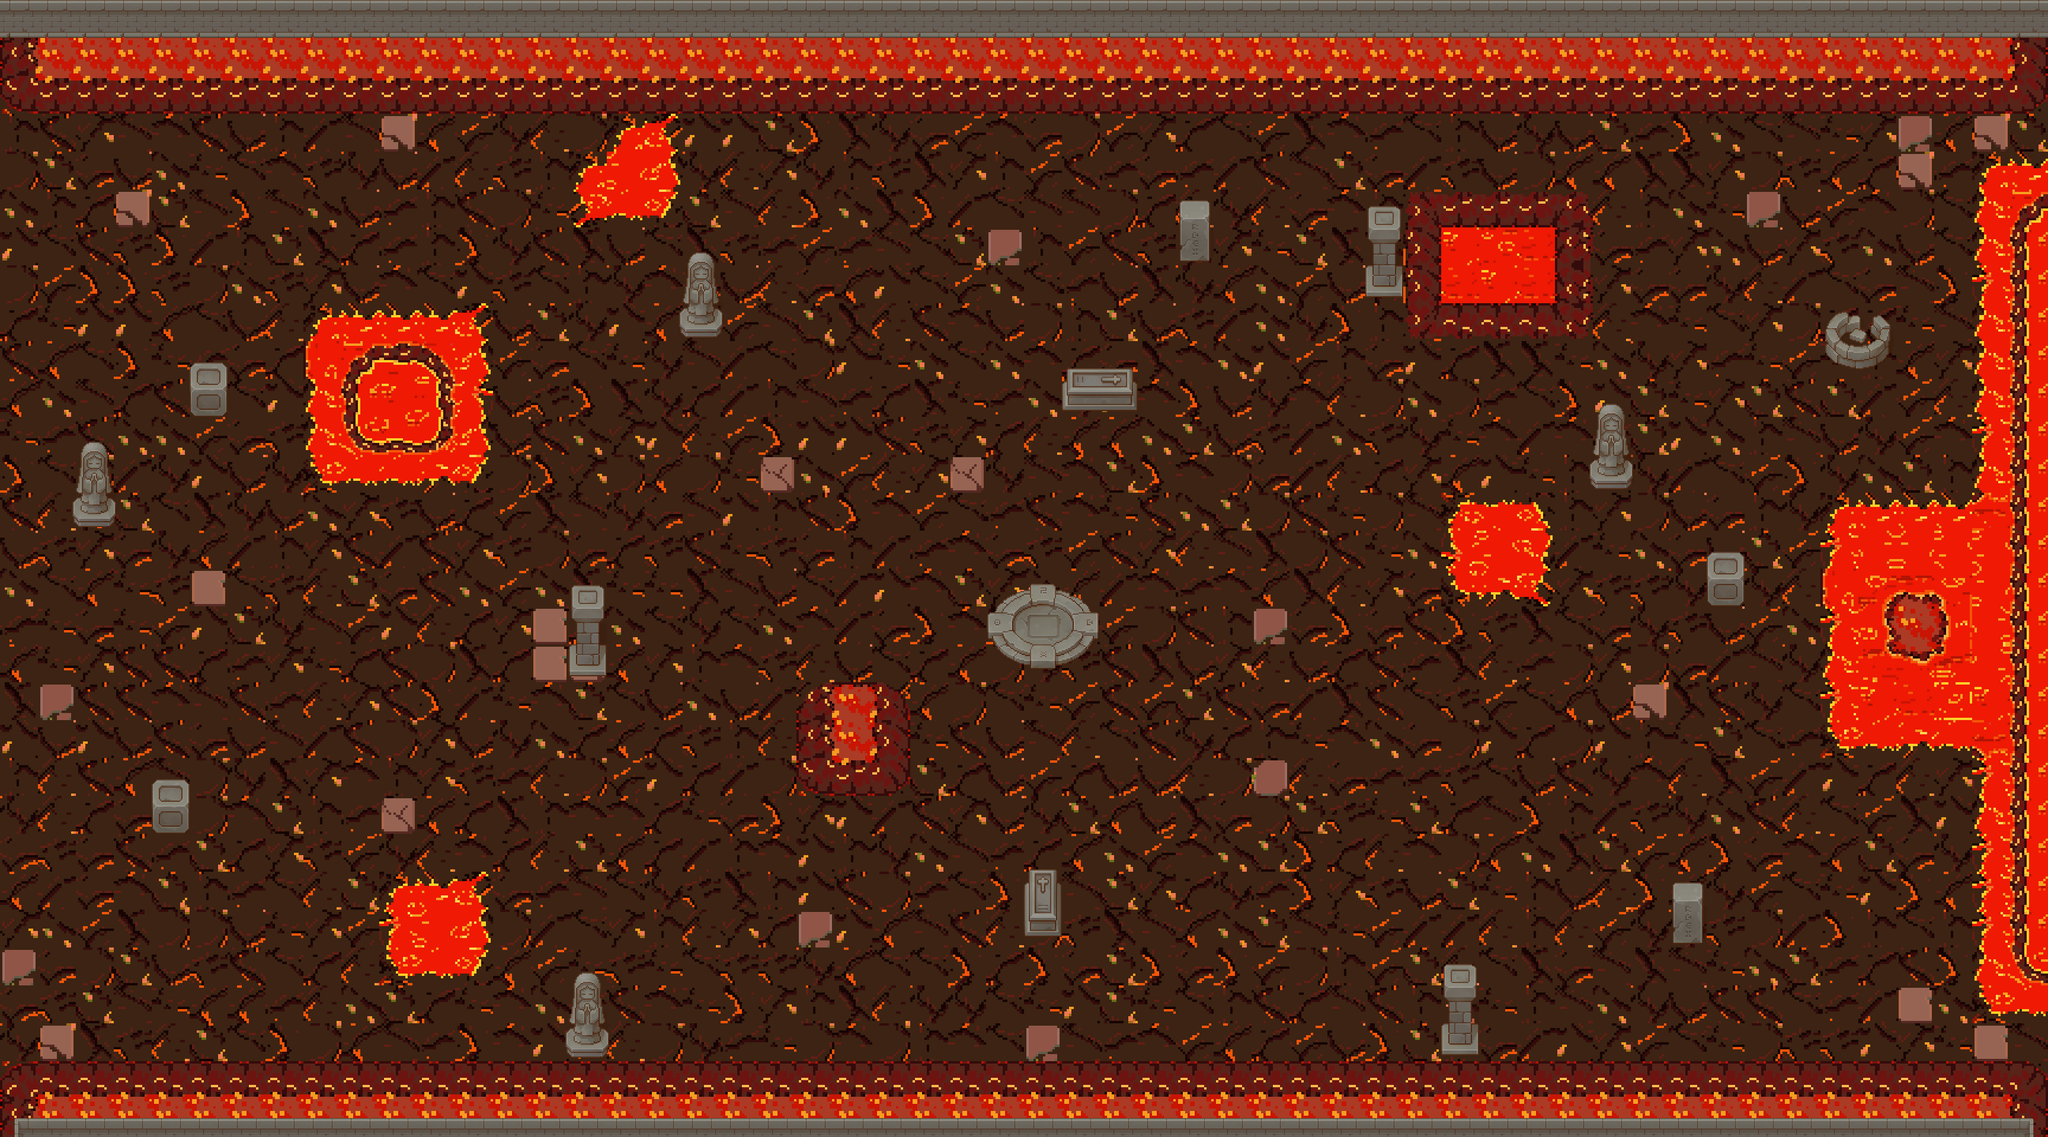

The image is a tile-based game level rendered from a .tmx file. Its description and source (layers, tilesets, objects; grid data summarised) follow:
An orthogonal 54x30 tile map with 64x64 px tiles, 3 tile layers (ground, Wall, object), 3 tilesets and 31 objects (Player).

<map version="1.10" tiledversion="1.11.2" orientation="orthogonal" renderorder="right-down" width="54" height="30" tilewidth="64" tileheight="64" infinite="0" nextlayerid="11" nextobjectid="243">
 <tileset firstgid="1" name="world_tileset" tilewidth="64" tileheight="64" tilecount="210" columns="10">
  <image source="../graphics/tilesets/world_tileset.png" width="640" height="1344" />
 </tileset>
 <tileset firstgid="211" name="props" tilewidth="64" tileheight="64" tilecount="256" columns="16">
  <image source="../graphics/objects/prop.png" width="1024" height="1024" />
 </tileset>
 <tileset firstgid="467" name="wall" tilewidth="64" tileheight="64" tilecount="64" columns="8">
  <image source="../graphics/objects/wall.png" width="512" height="512" />
 </tileset>
 <layer id="5" name="ground" width="54" height="30">
  <data>[1620 cells, 1620 non-empty, 75 distinct tile ids]</data>
 </layer>
 <layer id="7" name="Wall" width="54" height="30">
  <data>[1620 cells, 117 non-empty, 12 distinct tile ids]</data>
 </layer>
 <layer id="9" name="object" width="54" height="30">
  <data>[1620 cells, 50 non-empty, 23 distinct tile ids]</data>
 </layer>
 <objectgroup id="4" name="Entities">
  <object id="183" type="Player" x="1761.33" y="1050.67">
   <point />
  </object>
 </objectgroup>
 <objectgroup id="2" name="Collisions">
  <object id="207" x="1147.33" y="420.667" width="71.3333" height="150" />
  <object id="209" x="3.84848" y="8.87879" width="3448.61" height="179.97" />
  <object id="210" x="1.33333" y="1788" width="3452.67" height="84" />
  <object id="211" x="3078.5" y="523.5" width="116.5" height="100.5">
   <ellipse />
  </object>
  <object id="214" x="2680" y="674" width="77" height="152" />
  <object id="215" x="2880" y="930.5" width="63.5" height="95.5" />
  <object id="216" x="2305" y="346.5" width="64.5" height="157" />
  <object id="217" x="2371.5" y="322" width="314.5" height="250" />
  <object id="218" x="1986.67" y="337" width="59" height="109" />
  <object id="219" x="1789.33" y="620" width="130.667" height="75.3333" />
  <object id="220" x="962.333" y="258.333" width="188.667" height="122" />
  <object id="221" x="1025" y="181.333" width="125.333" height="97.6667" />
  <object id="222" x="512.5" y="512.5" width="319.5" height="316.5" />
  <object id="224" x="119.5" y="737.5" width="78" height="152.5" />
  <object id="225" x="317" y="608.5" width="68.5" height="96.5" />
  <object id="227" x="252.333" y="1312.67" width="69" height="93.6667" />
  <object id="228" x="960.25" y="986" width="0.25" height="0.25" />
  <object id="229" x="958" y="985.25" width="66.75" height="167.25" />
  <object id="230" x="1344.5" y="1151.5" width="190.5" height="192" />
  <object id="231" x="954" y="1641.33" width="77" height="152.333" />
  <object id="233" x="1726.5" y="1464" width="68" height="121" />
  <object id="234" x="2425.5" y="1623" width="72.5" height="172" />
  <object id="235" x="2817.5" y="1487.5" width="60.5" height="108.5" />
  <object id="236" x="2434.5" y="835.5" width="188" height="190" />
  <object id="237" x="3076" y="836" width="113.333" height="436" />
  <object id="238" x="3084" y="1221.33" width="310.667" height="60" />
  <object id="239" x="3324" y="1242.67" width="129.333" height="474.667" />
  <object id="240" x="3081.33" y="837.333" width="306.667" height="80" />
  <object id="241" x="3329.33" y="266.667" width="89.3333" height="604" />
  <object id="242" x="3338.67" y="262.667" width="116" height="64" />
 </objectgroup>
</map>